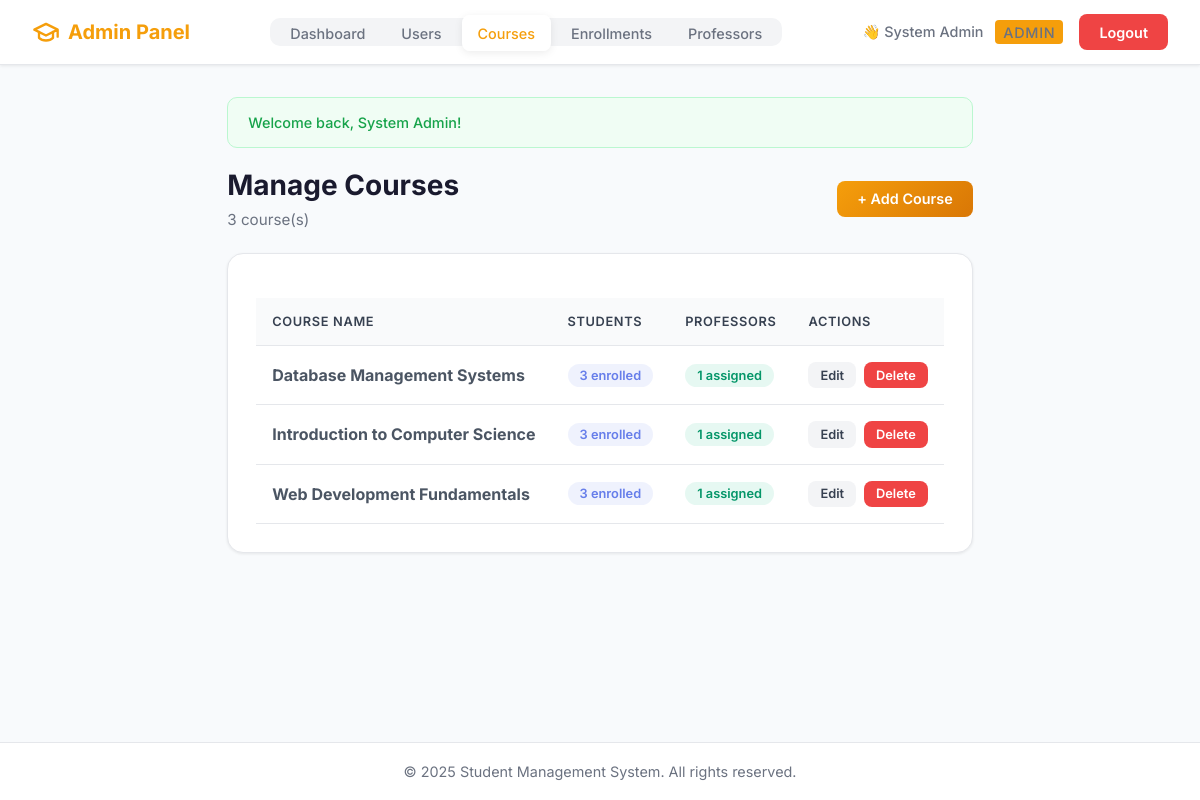
The page /admin/courses.php (signed in) on the database its author committed.
### tables this page shows
CREATE TABLE IF NOT EXISTS courses (
    id INT PRIMARY KEY AUTO_INCREMENT,
    course_name VARCHAR(100) NOT NULL
);

### config/session.php (called while the page is built, shortened)
<?php
function getFlashMessage()
{
    if (isset($_SESSION['flash'])) {
        $flash = $_SESSION['flash'];
        return $flash;
    }
    return null;
}

### includes/functions.php (called while the page is built, shortened)
<?php
function escape($data)
{
    return htmlspecialchars($data, ENT_QUOTES, 'UTF-8');
}

### admin/courses.php (the view, shortened to what this page needs)
<?php
require_once '../config/session.php';
require_once '../includes/functions.php';
$pdo = getDBConnection();
$stmt = $pdo->query("
    SELECT c.*,
           (SELECT COUNT(*) FROM enrollments e WHERE e.course_id = c.id) as student_count,
           (SELECT COUNT(*) FROM professor_courses pc WHERE pc.course_id = c.id) as professor_count
    FROM courses c
    ORDER BY c.course_name
");
$courses = $stmt->fetchAll();
include '../includes/header.php';
$flash = getFlashMessage();
?>
<div class="container">
    <?php if ($flash) : ?>
        <div class="alert alert-<?php echo escape($flash['type']); ?>">
            <?php echo escape($flash['message']); ?>
        </div>
    <?php endif; ?>
    <div class="page-header">
        <div style="display: flex; justify-content: space-between; align-items: center; flex-wrap: wrap; gap: 1rem;">
            <div>
                <h1 class="page-title">Manage Courses</h1>
                <p class="page-subtitle"><?php echo count($courses); ?> course(s)</p>
            </div>
            <button class="btn btn-primary" onclick="openModal()">+ Add Course</button>
        </div>
    </div>
    <div class="card">
        <?php if (count($courses) > 0) : ?>
            <table class="table">
                <thead>
                    <tr>
                        <th>Course Name</th>
                        <th>Students</th>
                        <th>Professors</th>
                        <th>Actions</th>
                    </tr>
                </thead>
                <tbody>
                    <?php foreach ($courses as $course) : ?>
                        <tr>
                            <td><strong><?php echo escape($course['course_name']); ?></strong></td>
                            <td>
                                <span class="badge badge-primary"><?php echo $course['student_count']; ?> enrolled</span>
                            </td>
                            <td>
                                <span class="badge badge-success"><?php echo $course['professor_count']; ?> assigned</span>
                            </td>
                            <td>
                                <div class="action-btns">
                                    <a href="courses.php?edit=<?php echo $course['id']; ?>" class="btn btn-secondary btn-sm">Edit</a>
                                    <a href="courses.php?delete=<?php echo $course['id']; ?>"
                                       class="btn btn-danger btn-sm"
                                       onclick="return confirm('Are you sure you want to delete this course? This will also remove all enrollments and professor assignments.');">
                                        Delete
                                    </a>
                                </div>
                            </td>
                        </tr>
                    <?php endforeach; ?>
                </tbody>
            </table>
        <?php endif; ?>
    </div>
</div>
<?php include '../includes/footer.php'; ?>

### includes/header.php (style rules this page uses)
* { margin: 0; padding: 0; box-sizing: border-box; }
body { font-family: 'Inter', -apple-system, BlinkMacSystemFont, 'Segoe UI', Roboto, sans-serif; background-color: #f8fafc; min-height: 100vh; display: flex; flex-direction: column; color: #1a1a2e; }
.btn { display: inline-flex; align-items: center; justify-content: center; gap: 0.5rem; padding: 0.6rem 1.25rem; border: none; border-radius: 8px; cursor: pointer; text-decoration: none; font-size: 0.9rem; font-weight: 600; font-family: inherit; transition: all 0.3s ease; }
.btn-primary { background: linear-gradient(135deg, #667eea 0%, #764ba2 100%); color: white; }
.btn-danger { background-color: #fee2e2; color: #dc2626; }
.btn-secondary { background-color: #f3f4f6; color: #374151; }
.container { max-width: 1200px; margin: 0 auto; padding: 2rem; flex: 1; }
.card { background-color: white; border-radius: 16px; box-shadow: 0 1px 3px rgba(0,0,0,0.08); padding: 1.75rem; margin-bottom: 1.5rem; border: 1px solid #e5e7eb; }
.alert { padding: 1rem 1.25rem; border-radius: 10px; margin-bottom: 1.25rem; font-size: 0.9rem; font-weight: 500; }
.alert-success { background-color: #f0fdf4; color: #16a34a; border: 1px solid #bbf7d0; }
.table { width: 100%; border-collapse: collapse; margin-top: 1rem; }
.table th, .table td { padding: 1rem; text-align: left; border-bottom: 1px solid #e5e7eb; }
.table th { background-color: #f9fafb; color: #374151; font-weight: 600; font-size: 0.8rem; text-transform: uppercase; letter-spacing: 0.05em; }
.table td { color: #4b5563; }
.page-header { margin-bottom: 1.5rem; }
.page-title { font-size: 1.75rem; font-weight: 700; color: #1a1a2e; margin-bottom: 0.5rem; }
.page-subtitle { color: #6b7280; font-size: 0.95rem; }
.badge { display: inline-flex; align-items: center; padding: 0.25rem 0.75rem; border-radius: 20px; font-size: 0.8rem; font-weight: 600; }
.badge-primary { background-color: rgba(102, 126, 234, 0.1); color: #667eea; }
.badge-success { background-color: rgba(16, 185, 129, 0.1); color: #059669; }

### admin/courses.php (style rules this page uses)
.action-btns { display: flex; gap: 0.5rem; }
.btn-sm { padding: 0.35rem 0.75rem; font-size: 0.8rem; }
.btn-danger { background: #ef4444; color: white; }

### rows shown on the page
courses: course_name "Database Management Systems", student_count "3", professor_count "1"
courses: course_name "Introduction to Computer Science", student_count "3", professor_count "1"
courses: course_name "Web Development Fundamentals", student_count "3", professor_count "1"

### other values the page prints
getCurrentUserName() "System Admin"
$roleLabels[$role] "ADMIN"
$flash['message'] "Welcome back, System Admin!"
count($courses) "3"
